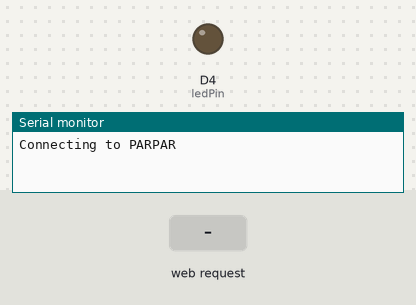
This sketch was run on a simulated ESP8266 (NodeMCU). On the bench: output pins drawn as LEDs (lit = HIGH), the last lines printed to the serial monitor. Dashed ring = blinking. Inputs (shaded band) come from the test bench. WiFi joins after 1.5 s; servers stay silent unless stated.

Above: at 0.1 s.
At 1.1 s:
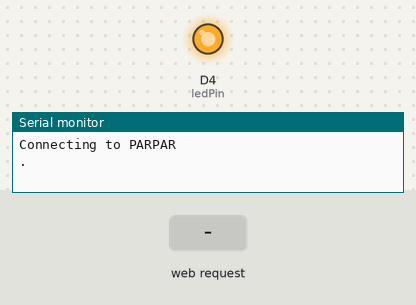
At 3.26 s:
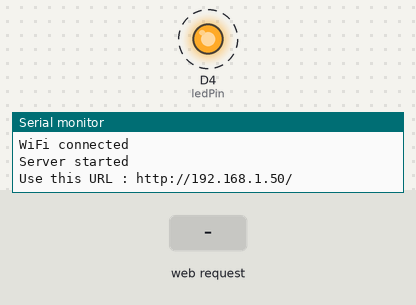
3.3 s: HTTP request GET /?On= received
Timing chart, 0 to 6.3 s (numbered marks = the images above; inputs shaded):
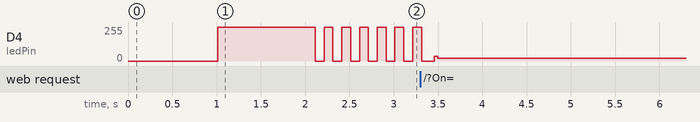

The sketch:

Q3_Controlling_the_timing_of_the_light.ino
```cpp
#include <ESP8266WiFi.h>
const char* ssid = "PARPAR";
const char* password = "123456789";
int ledPin = D4;
int onTIME=100;
int offTIME=100;
bool flag=true;
WiFiServer server(80);
void setup() {
 Serial.begin(115200);
 delay(10);
 pinMode(ledPin, OUTPUT);
 digitalWrite(ledPin, LOW);
 // Connect to WiFi network
 Serial.println();
 Serial.println();
 Serial.print("Connecting to ");
 Serial.println(ssid);
 WiFi.begin(ssid, password);
 while (WiFi.status() != WL_CONNECTED) {
 delay(1000);
 Serial.print(".");
 digitalWrite(ledPin, !digitalRead(ledPin));
 }
 Serial.println("");
 Serial.println("WiFi connected");
 // Start the server
 server.begin();
 Serial.println("Server started");
 // Print the IP address
 Serial.print("Use this URL : ");
 Serial.print("http://");
 Serial.print(WiFi.localIP());
 Serial.println("/");
 digitalWrite(ledPin, LOW);
}

void loop() {

 // Check if a client has connected
 WiFiClient client = server.available();
 if (!client) {
  digitalWrite(ledPin,HIGH);
  delay(onTIME);
  digitalWrite(ledPin,LOW);
  delay(offTIME);
 return;
 }
 // Wait until the client sends some data
 Serial.println("new client");
 while(!client.available()){
 delay(1);
 }
 // Read the first line of the request
 String request = client.readStringUntil('\r');
 Serial.println(request);
 Serial.println(request);
 client.flush();
 // Match the request

if (request.indexOf("GET /?On=") != -1) {
  int index1= request.indexOf("On=")+3;
  int index2=request.indexOf("&");
  onTIME =request.substring(index1,index2).toInt();
  int index3= request.indexOf("off=")+4;
  int index4=request.length();
  offTIME =request.substring(index3,index4).toInt();
  Serial.println(onTIME);
  Serial.println(offTIME);
}
 // Return the response
 client.println("HTTP/1.1 200 OK");
 client.println("Content-Type: text/html");
 client.println(""); // do not forget this one
 client.println("<!DOCTYPE HTML>");
 client.println("<html>");
 client.println(" <form action=\"\" method=\"get\" class=\"form-example\">");
 client.println("<label for=\"ON\">Time(ms) on: </label>");
 client.println("<input type=\"text\" name=\"On\" id=\"On\" required><br><br>");
 client.println("<label for=\"OFF\">Time(ms) off: </label>");
 client.println("<input type=\"text\" name=\"off\" id=\"off\" required><br><br>");
 client.println("<input type=\"submit\" value=\"Send\">");
 client.println("</form>");
 client.println("</html>");

 delay(1);

 Serial.println("Client disconnected");
 Serial.println("");
 }
```
